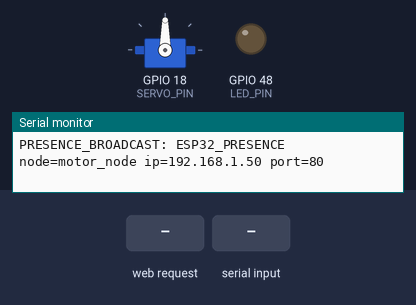
A sketch run on a simulated ESP32-S3. Parts: servo, output pins drawn as LEDs (lit = HIGH), the last lines printed to the serial monitor. The test bench sets the inputs (shaded band). WiFi joins after 1.5 s; servers stay silent unless stated; storage starts empty.

Above: at 5.5 s.
5.6 s: HTTP request GET /command?command=LEFT received
At 6.3 s:
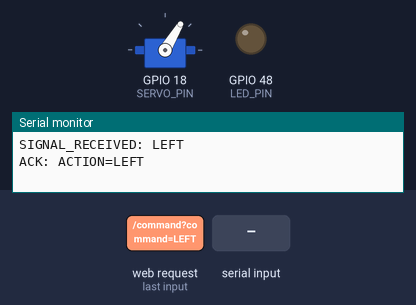
At 6.94 s:
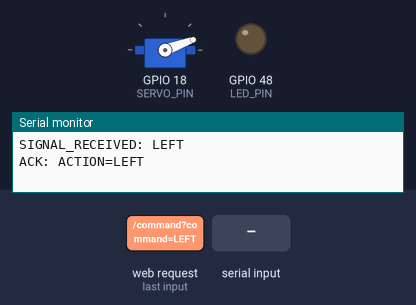
8.6 s: "RIGHT\n" received over Serial
At 9.95 s:
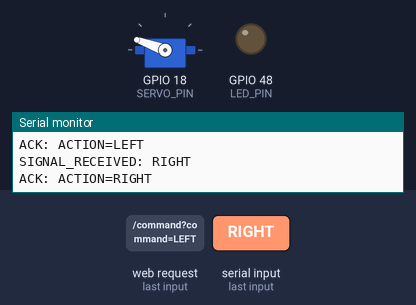
11.6 s: HTTP request GET /command?command=TURN received
Timing chart, 0 to 19.4 s (numbered marks = the images above; inputs shaded):
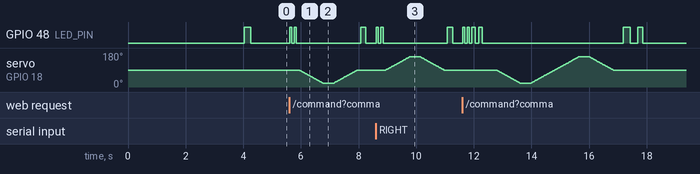

Measured:
- after the input at 5.6 s, GPIO 48 (LED_PIN): goes HIGH 0.08 s, LOW 0.08 s, HIGH 0.08 s, LOW 2.2 s, HIGH 0.18 s, then LOW, starting at once
- after the input at 8.6 s, GPIO 48 (LED_PIN): goes HIGH 0.08 s, LOW 0.08 s, HIGH 0.08 s, LOW 2.2 s, HIGH 0.18 s, then LOW, starting at once; servo on GPIO 18 (SERVO_PIN): rises from 90° to 160° in 0.83 s, then falls to 90° in 1.2 s

The sketch:

ESP32_motors.ino
```cpp
#include <ESP32Servo.h>
#include <WiFi.h>
#include <WebServer.h>
#include <WiFiUdp.h>
#include <WiFiManager.h>

// SG90 servo signal pin (change if needed)
static const int SERVO_PIN = 18;

// Configuration: loaded from /config.json on LittleFS

// LED behavior options:
// - If your board has a simple onboard LED, set LED_MODE_GPIO to 1 and choose LED_PIN.
// - If your board uses an RGB pixel LED, set LED_MODE_GPIO to 0 to disable the GPIO blink fallback.
static const int LED_MODE_GPIO = 1;
static const int LED_PIN = 48;
static const int LED_ON_LEVEL = HIGH;
static const int LED_OFF_LEVEL = LOW;

// Servo pulse limits for SG90 (microseconds)
static const int SERVO_MIN_US = 500;
static const int SERVO_MAX_US = 2400;

// Motion sequence parameters
static const int ANGLE_CENTER = 90;
static const int ANGLE_LEFT = 20;
static const int ANGLE_RIGHT = 160;
static const int STEP_DELAY_MS = 12;
static const int HOLD_MS = 350;

Servo sg90;
int currentAngle = ANGLE_CENTER;
String serialBuffer = "";
int lastWifiStatus = WL_IDLE_STATUS;
WebServer httpServer(80);
WiFiUDP presenceUdp;
unsigned long lastPresenceMs = 0;

static const unsigned int PRESENCE_PORT = 4210;
static const unsigned long PRESENCE_INTERVAL_MS = 5000UL;
static String nodeId = "motor_node";

// Drive the status LED (green indicator) on boards with direct GPIO LED.
void setGreenLed(bool on) {
  if (LED_MODE_GPIO == 1) {
    digitalWrite(LED_PIN, on ? LED_ON_LEVEL : LED_OFF_LEVEL);
  }
}

void blinkGreen(int times, int onMs, int offMs) {
  for (int i = 0; i < times; ++i) {
    setGreenLed(true);
    delay(onMs);
    setGreenLed(false);
    delay(offMs);
  }
}

// Smoothly move to target angle one degree per step.
void moveServoSmooth(int targetAngle, int stepDelayMs) {
  if (targetAngle < 0) {
    targetAngle = 0;
  } else if (targetAngle > 180) {
    targetAngle = 180;
  }

  if (targetAngle == currentAngle) {
    sg90.write(targetAngle);
    delay(stepDelayMs);
    return;
  }

  int step = (targetAngle > currentAngle) ? 1 : -1;
  for (int a = currentAngle; a != targetAngle; a += step) {
    sg90.write(a);
    delay(stepDelayMs);
  }

  sg90.write(targetAngle);
  currentAngle = targetAngle;
}

// Demonstration sequence used for TURN/SEQ command.
void runMovementLoopOnce() {
  // Start-of-loop marker
  blinkGreen(2, 120, 120);

  moveServoSmooth(ANGLE_CENTER, STEP_DELAY_MS);
  delay(HOLD_MS);

  moveServoSmooth(ANGLE_LEFT, STEP_DELAY_MS);
  delay(HOLD_MS);

  moveServoSmooth(ANGLE_RIGHT, STEP_DELAY_MS);
  delay(HOLD_MS);

  moveServoSmooth(ANGLE_CENTER, STEP_DELAY_MS);
  delay(HOLD_MS);

  // End-of-loop marker
  blinkGreen(1, 250, 120);
}

// Execute one command action and always return to neutral afterwards.
void runActionAndReturnNeutral(const String &action) {
  // Start marker for a command-triggered action.
  blinkGreen(2, 80, 80);

  if (action == "LEFT") {
    moveServoSmooth(ANGLE_LEFT, STEP_DELAY_MS);
    delay(HOLD_MS);
  } else if (action == "RIGHT") {
    moveServoSmooth(ANGLE_RIGHT, STEP_DELAY_MS);
    delay(HOLD_MS);
  } else if (action == "CENTER") {
    moveServoSmooth(ANGLE_CENTER, STEP_DELAY_MS);
    delay(HOLD_MS);
  } else {
    // Default command: one full sequence.
    runMovementLoopOnce();
  }

  // Always return to neutral state after action.
  moveServoSmooth(ANGLE_CENTER, STEP_DELAY_MS);
  delay(120);

  // End marker for completed action.
  blinkGreen(1, 180, 80);
}

// Parse and dispatch command-center signals received over serial or HTTP.
void processCommandCenterSignal(const String &rawCommand) {
  String command = rawCommand;
  command.trim();
  command.toUpperCase();
  if (command.length() == 0) {
    return;
  }
  Serial.print("SIGNAL_RECEIVED: ");
  Serial.println(command);

  // Proxy command center signals to motor actions.
  // Supported commands (via serial):
  // TURN/SEQ, LEFT, RIGHT, CENTER, STATUS.
  if (command == "TURN" || command == "SEQ") {
    Serial.println("ACK: ACTION=SEQ");
    runActionAndReturnNeutral("SEQ");
  } else if (command == "LEFT") {
    Serial.println("ACK: ACTION=LEFT");
    runActionAndReturnNeutral("LEFT");
  } else if (command == "RIGHT") {
    Serial.println("ACK: ACTION=RIGHT");
    runActionAndReturnNeutral("RIGHT");
  } else if (command == "CENTER") {
    Serial.println("ACK: ACTION=CENTER");
    runActionAndReturnNeutral("CENTER");
  } else if (command == "STATUS") {
    Serial.print("STATUS: WIFI=");
    Serial.print(WiFi.status() == WL_CONNECTED ? "CONNECTED" : "DISCONNECTED");
    Serial.print(", IP=");
    Serial.print(WiFi.localIP());
    Serial.print(", ANGLE=");
    Serial.println(currentAngle);
  } else {
    Serial.print("ERR: UNKNOWN_COMMAND=");
    Serial.println(command);
  }
}

// Validate that incoming command is supported by this node.
bool isKnownCommand(const String &commandUpper) {
  return commandUpper == "TURN" || commandUpper == "SEQ" || commandUpper == "LEFT" ||
         commandUpper == "RIGHT" || commandUpper == "CENTER" || commandUpper == "STATUS";
}

// Extract a quoted JSON string value for "key" without extra dependencies (same style as command body parser).
static String extractJsonStringValue(const String &body, const char *key) {
  String quotedKey = "\"";
  quotedKey += key;
  quotedKey += "\"";
  int keyPos = body.indexOf(quotedKey);
  if (keyPos < 0) {
    return "";
  }
  int colonPos = body.indexOf(':', keyPos + static_cast<int>(quotedKey.length()));
  if (colonPos < 0) {
    return "";
  }
  int i = colonPos + 1;
  while (i < body.length()) {
    const char c = body.charAt(i);
    if (c != ' ' && c != '\t' && c != '\r' && c != '\n') {
      break;
    }
    ++i;
  }
  if (i >= body.length() || body.charAt(i) != '"') {
    return "";
  }
  const int firstQuote = i;
  const int secondQuote = body.indexOf('"', firstQuote + 1);
  if (secondQuote < 0) {
    return "";
  }
  return body.substring(firstQuote + 1, secondQuote);
}

static bool loadNodeConfigFromLittleFS() {
  if (!LittleFS.begin(false)) {
    Serial.println("ERR: LittleFS mount failed — upload filesystem with data/config.json");
    return false;
  }
  File f = LittleFS.open("/config.json", "r");
  if (!f || f.isDirectory()) {
    Serial.println("ERR: /config.json not found on LittleFS");
    return false;
  }
  const String cfg = f.readString();
  f.close();

  String parsedNodeId = extractJsonStringValue(cfg, "node_id");
  if (parsedNodeId.length() > 0) {
    nodeId = parsedNodeId;
  }
  return true;
}

// Minimal parser for {"command":"..."} body without extra dependencies.
String extractCommandFromJsonBody(const String &body) {
  const String key = "\"command\"";
  int keyPos = body.indexOf(key);
  if (keyPos < 0) {
    return "";
  }

  int colonPos = body.indexOf(':', keyPos + key.length());
  if (colonPos < 0) {
    return "";
  }

  int firstQuote = body.indexOf('"', colonPos + 1);
  if (firstQuote < 0) {
    return "";
  }

  int secondQuote = body.indexOf('"', firstQuote + 1);
  if (secondQuote < 0) {
    return "";
  }

  return body.substring(firstQuote + 1, secondQuote);
}

// HTTP health endpoint for command-center discovery probes.
void handleHealth() {
  String json = "{\"ok\":true,\"service\":\"esp32-motor-node\",\"node\":\"";
  json += nodeId;
  json += "\",\"ip\":\"";
  json += WiFi.localIP().toString();
  json += "\"}";
  httpServer.send(200, "application/json", json);
}

// HTTP command endpoint for command-center trigger forwarding.
void handleCommand() {
  String command = "";
  if (httpServer.hasArg("plain")) {
    command = extractCommandFromJsonBody(httpServer.arg("plain"));
  }
  if (command.length() == 0 && httpServer.hasArg("command")) {
    command = httpServer.arg("command");
  }

  command.trim();
  command.toUpperCase();
  if (command.length() == 0) {
    httpServer.send(400, "application/json", "{\"ok\":false,\"error\":\"missing_command\"}");
    return;
  }
  if (!isKnownCommand(command)) {
    String err = "{\"ok\":false,\"error\":\"unknown_command\",\"command\":\"";
    err += command;
    err += "\"}";
    httpServer.send(400, "application/json", err);
    return;
  }

  processCommandCenterSignal(command);
  String ok = "{\"ok\":true,\"command\":\"";
  ok += command;
  ok += "\"}";
  httpServer.send(200, "application/json", ok);
}

// Broadcast periodic presence beacon for fast discovery on local network.
void broadcastPresenceIfDue() {
  if (WiFi.status() != WL_CONNECTED) {
    return;
  }
  const unsigned long now = millis();
  if (now - lastPresenceMs < PRESENCE_INTERVAL_MS) {
    return;
  }
  lastPresenceMs = now;

  String msg = "ESP32_PRESENCE node=";
  msg += nodeId;
  msg += " ip=";
  msg += WiFi.localIP().toString();
  msg += " port=80";

  presenceUdp.beginPacket("255.255.255.255", PRESENCE_PORT);
  presenceUdp.print(msg);
  presenceUdp.endPacket();

  Serial.print("PRESENCE_BROADCAST: ");
  Serial.println(msg);
}

// Log Wi-Fi status transitions so connectivity issues are visible.
void logWifiStatusChange() {
  const int currentStatus = WiFi.status();
  if (currentStatus == lastWifiStatus) {
    return;
  }

  lastWifiStatus = currentStatus;
  if (currentStatus == WL_CONNECTED) {
    Serial.print("WIFI_STATUS: CONNECTED, IP=");
    Serial.println(WiFi.localIP());
  } else {
    Serial.print("WIFI_STATUS: DISCONNECTED, CODE=");
    Serial.println(currentStatus);
  }
}

// Read line-delimited serial commands and dispatch when newline arrives.
void pollSerialCommands() {
  while (Serial.available() > 0) {
    const char c = static_cast<char>(Serial.read());
    if (c == '\n' || c == '\r') {
      if (serialBuffer.length() > 0) {
        processCommandCenterSignal(serialBuffer);
        serialBuffer = "";
      }
    } else {
      serialBuffer += c;
    }
  }
}

void setup() {
  Serial.begin(115200);
  // ESP32-S3 USB-CDC: after reset the host re-enumerates the port. A fixed delay is more
  // reliable than while (!Serial), which can misbehave on some Windows + core combinations.
  delay(2000);
  Serial.println();
  Serial.println("BOOT: ESP32_motors starting");
  Serial.flush();

  if (LED_MODE_GPIO == 1) {
    pinMode(LED_PIN, OUTPUT);
    setGreenLed(false);
  }

  loadNodeConfigFromLittleFS();

  WiFiManager wm;
  std::vector<const char *> menu = {"wifi", "info", "erase", "restart"};
  wm.setMenu(menu);
  wm.setConfigPortalTimeout(180); // 3 minutes timeout

  String apName = "Homie_" + nodeId;
  Serial.print("WIFI: Connecting or starting Captive Portal: ");
  Serial.println(apName);

  bool connected = wm.autoConnect(apName.c_str());
  if (!connected) {
    Serial.println("WIFI: Failed to connect and timeout occurred. Restarting...");
    delay(3000);
    ESP.restart();
  }

  lastWifiStatus = WL_CONNECTED;
  Serial.print("WIFI_STATUS: CONNECTED, IP=");
  Serial.println(WiFi.localIP());
  httpServer.on("/health", HTTP_GET, handleHealth);
  httpServer.on("/command", HTTP_POST, handleCommand);
  httpServer.on("/command", HTTP_GET, handleCommand);
  httpServer.begin();
  Serial.println("HTTP_SERVER: LISTENING_ON_PORT=80");
  presenceUdp.begin(PRESENCE_PORT);
  Serial.print("PRESENCE: UDP_BROADCAST_PORT=");
  Serial.println(PRESENCE_PORT);

  ESP32PWM::allocateTimer(0);
  ESP32PWM::allocateTimer(1);
  ESP32PWM::allocateTimer(2);
  ESP32PWM::allocateTimer(3);

  sg90.setPeriodHertz(50);
  sg90.attach(SERVO_PIN, SERVO_MIN_US, SERVO_MAX_US);
  sg90.write(ANGLE_CENTER);
  currentAngle = ANGLE_CENTER;
  delay(500);

  Serial.println("READY: ESP32 motor node listening");
  Serial.println("CMD: TURN | SEQ | LEFT | RIGHT | CENTER | STATUS");
  blinkGreen(1, 220, 120);
}

void loop() {
  // Main service loop: network servicing, discovery beacon, and serial commands.
  logWifiStatusChange();
  if (WiFi.status() == WL_CONNECTED) {
    httpServer.handleClient();
    broadcastPresenceIfDue();
  }
  pollSerialCommands();
  delay(10);
}
```
